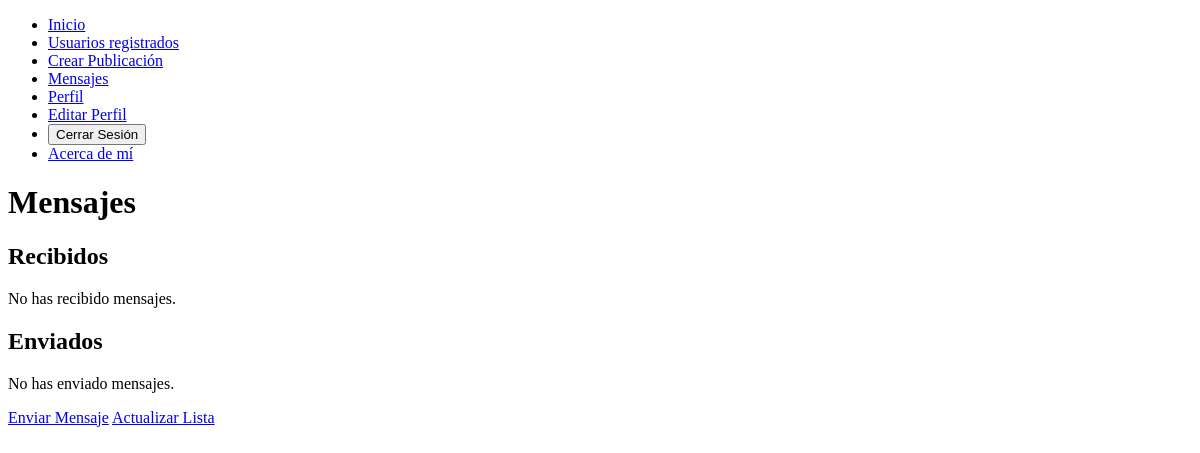
Before: /accounts/messages/ (signed in) with the older database file.
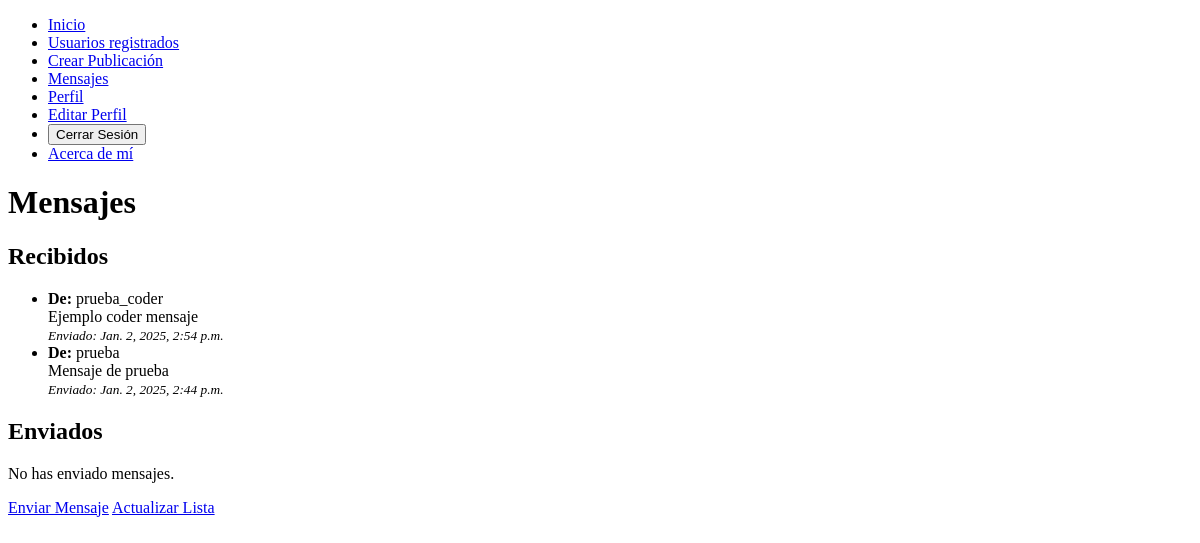
After: the same page with the newer database file.
### users/models.py (models this page shows, shortened)
class Message(models.Model):
    sender = models.ForeignKey(User, related_name="sent_messages", on_delete=models.CASCADE)  # Usuario que envía
    recipient = models.ForeignKey(User, related_name="recipient_messages", on_delete=models.CASCADE)  # Usuario que recibe
    content = models.TextField()  # Contenido del mensaje
    timestamp = models.DateTimeField(auto_now_add=True)  # Fecha y hora en que se envió

### users/views.py (the view)
# urls.py: path('messages/', views.message_list, name='message_list'),  # Lista de mensajes
@login_required
def message_list(request):
    mensajes_recibidos = Message.objects.filter(recipient=request.user).order_by('-timestamp')
    mensajes_enviados = Message.objects.filter(sender=request.user).order_by('-timestamp')
    return render(request, 'messages/message_list.html', {
        'mensajes_recibidos': mensajes_recibidos,
        'mensajes_enviados': mensajes_enviados,
    })

### users/templates/messages/message_list.html (shortened to what this page needs)
{% extends 'base.html' %}
{% block content %}
<h1>Mensajes</h1>
<h2>Recibidos</h2>
{% if mensajes_recibidos %}
    <ul>
        {% for mensaje in mensajes_recibidos %}
        <li>
            <strong>De:</strong> {{ mensaje.sender.username }} <br>
            {{ mensaje.content }} <br>
            <small><em>Enviado: {{ mensaje.timestamp }}</em></small>
        </li>
        {% endfor %}
    </ul>
{% else %}
    <p>No has recibido mensajes.</p>
{% endif %}
<h2>Enviados</h2>
{% if mensajes_enviados %}
    <ul>
        {% for mensaje in mensajes_enviados %}
        <li>
            <strong>Para:</strong> {{ mensaje.receiver.username }} <br>
            {{ mensaje.content }} <br>
            <small><em>Enviado: {{ mensaje.timestamp }}</em></small>
        </li>
        {% endfor %}
    </ul>
{% else %}
    <p>No has enviado mensajes.</p>
{% endif %}
<a href="{% url 'send_message' %}" class="btn btn-primary">Enviar Mensaje</a>
<a href="{% url 'message_list' %}" class="btn btn-secondary">Actualizar Lista</a>
{% endblock %}

Changed rows visible on the page:
added Message: sender.username "prueba_coder", content "Ejemplo coder mensaje", timestamp "Jan. 2, 2025, 2:54 p.m."
added Message: sender.username "prueba", content "Mensaje de prueba", timestamp "Jan. 2, 2025, 2:44 p.m."
Other visible differences:
text no longer shown: "No has recibido mensajes."
